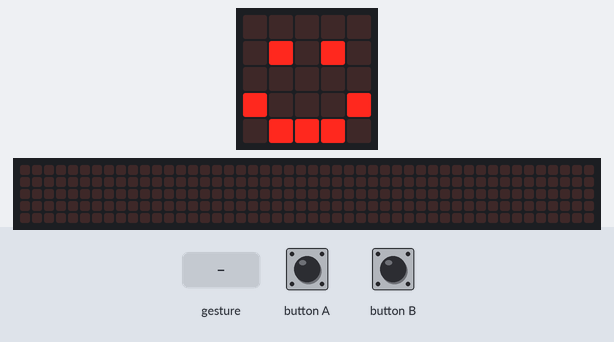
Recording of a program running on a simulated BBC micro:bit (MakeCode). Parts: the board's 5×5 LED display, a strip that is not on the board, showing the scrolling text unrolled. Inputs (shaded band) come from the test bench. Random numbers come from a fixed seed; a tilt is held for 1.5 s and a shake lasts 1 s, then the board lies face up again; the 48×5 strip is a reading aid, not a part: it shows the text the display is scrolling, unrolled, one strip-width of it at a time.

Above: at 1.8 s.
1.9 s: button A pressed for 0.15 s
At 2.12 s:
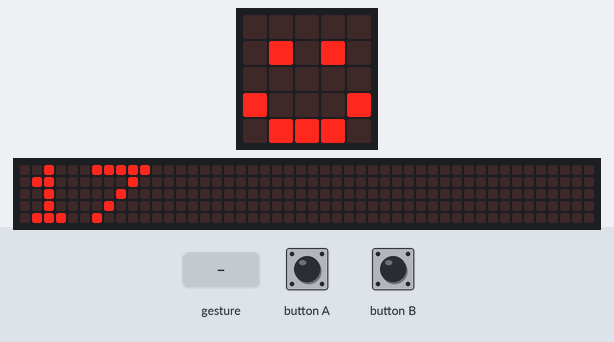
2.6 s: gesture 'shake'
At 4.9 s:
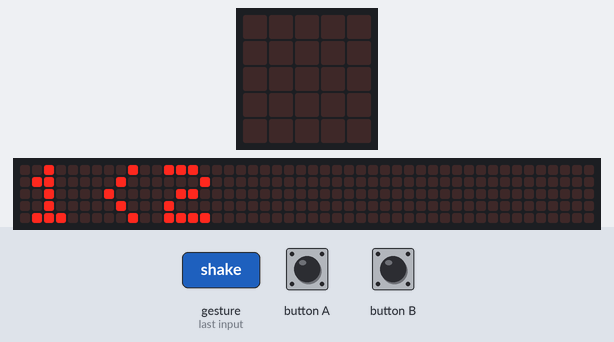
5.6 s: button B pressed for 0.15 s
6.3 s: button A pressed for 0.15 s
At 11.2 s:
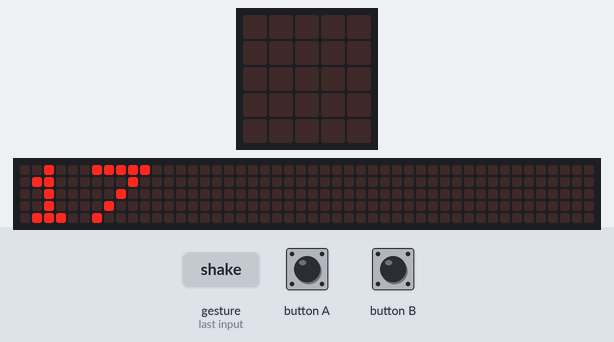
12.8 s: gesture 'shake'
At 14.12 s:
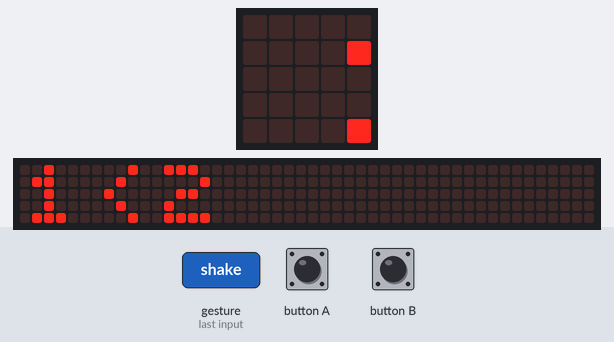
15.8 s: button B pressed for 0.15 s
At 17.42 s:
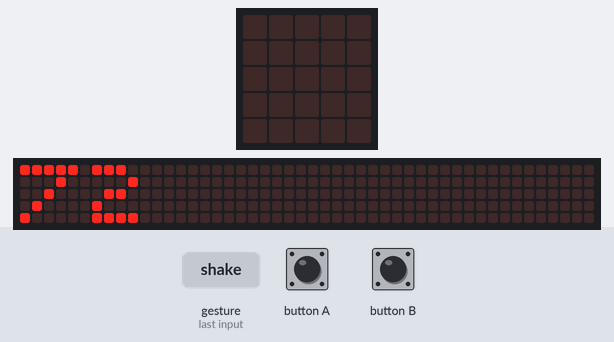

Measured:
- after the input at 1.9 s, the display: changes after 0.15 s (image 1)

The program:

main.ts
```typescript
// (licence header left out)
let num1 = Math.randomRange(0, 99);
let num2 = Math.randomRange(0, 99);

basic.showIcon(IconNames.Happy);

input.onButtonPressed(Button.A, function () {
  basic.showNumber(num1);
});

input.onButtonPressed(Button.B, function () {
  basic.showNumber(num2);
});

input.onGesture(Gesture.Shake, function () {
  if (num1 < num2) {
    basic.showString("1<2");
  } else {
    basic.showString("1>2");
  }
});
```
